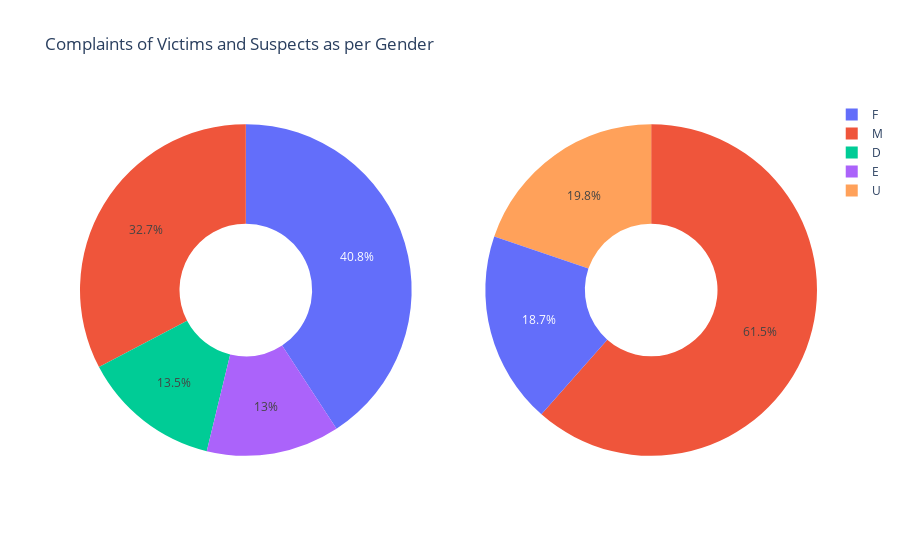

The notebook cell this image was saved under:
### Code cell
# Complains of Victims and suspects Gender wise
VictimsGenderCounts = list(df["vic_sex"].value_counts())
VictimsSex = list(df["vic_sex"].value_counts().index)

SuspectGenderCounts = list(df["susp_sex"].value_counts())
SuspectSex = list(df["susp_sex"].value_counts().index)

# Create subplots: use 'domain' type for Pie subplot
fig = make_subplots(rows=1, cols=2, specs=[[{'type':'domain'}, {'type':'domain'}]])
fig.add_trace(go.Pie(labels=VictimsSex, values=VictimsGenderCounts, name="Victims Gender"),
              1, 1)
fig.add_trace(go.Pie(labels=SuspectSex, values=SuspectGenderCounts, name="Suspects Gender"),
              1, 2)

# Use `hole` to create a donut-like pie chart
fig.update_traces(hole=.4, hoverinfo="label+percent+name")

fig.update_layout(
    title_text="Complaints of Victims and Suspects as per Gender",)
fig.show()

### Figure 1 — Plotly figure (JSON) as saved in the notebook; plotly's stock layout.template omitted (floating-point values rounded to 4 significant figures)
{"data": [{"domain": {"x": [0, 0.45], "y": [0, 1]}, "hole": 0.4, "hoverinfo": "label+percent+name", "labels": ["F", "M", "D", "E"], "name": "Victims Gender", "type": "pie", "values": [55274, 44301, 18320, 17607]}, {"domain": {"x": [0.55, 1], "y": [0, 1]}, "hole": 0.4, "hoverinfo": "label+percent+name", "labels": ["M", "U", "F"], "name": "Suspects Gender", "type": "pie", "values": [83350, 26789, 25363]}], "layout": {"title": {"text": "Complaints of Victims and Suspects as per Gender"}}}
